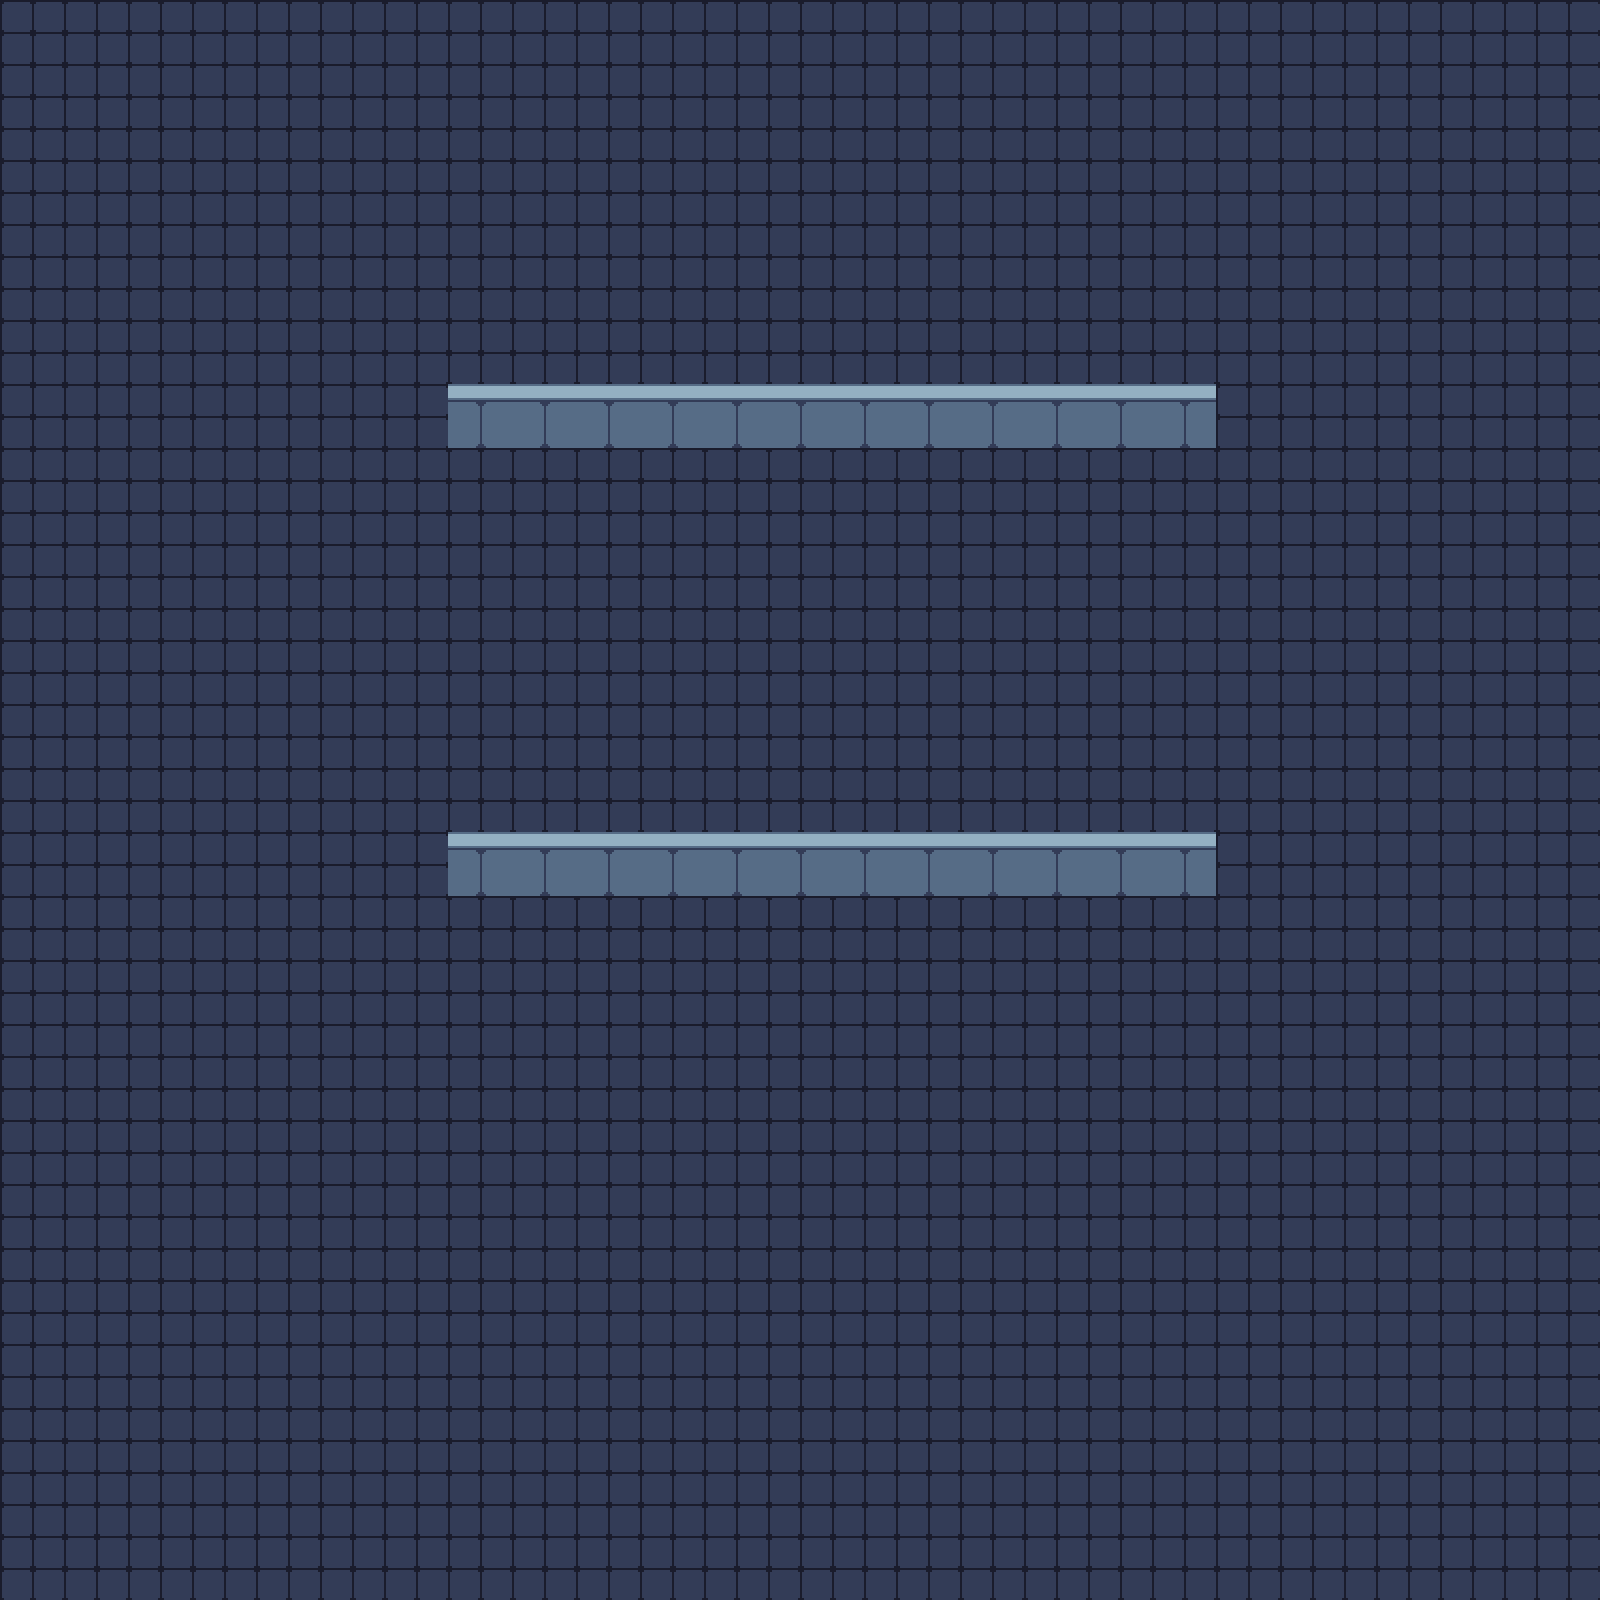

Rendered tile map (Tiled .tmx) drawn with the repository's tilesets; below, a short description and the map source with its tile grids summarised:
An orthogonal 50x50 tile map with 32x32 px tiles, 2 tile layers (Tile Layer 1, walls) and 2 objects (2x collision).

<map version="1.10" tiledversion="1.10.2" orientation="orthogonal" renderorder="right-down" width="50" height="50" tilewidth="32" tileheight="32" infinite="0" nextlayerid="5" nextobjectid="5">
 <tileset firstgid="1" source="tileset_test.tsx" />
 <layer id="1" name="Tile Layer 1" width="50" height="50">
  <data>[2500 cells, 2500 non-empty, 1 distinct tile ids]</data>
 </layer>
 <layer id="3" name="walls" width="50" height="50">
  <data>[2500 cells, 96 non-empty, 8 distinct tile ids]</data>
 </layer>
 <objectgroup id="4" name="Object Layer 1">
  <object id="1" name="collision" type="collision" x="451.8" y="386.54" width="763.04" height="57.73" />
  <object id="2" name="collision" type="collision" x="454.31" y="833.32" width="753" height="60.24" />
 </objectgroup>
</map>
